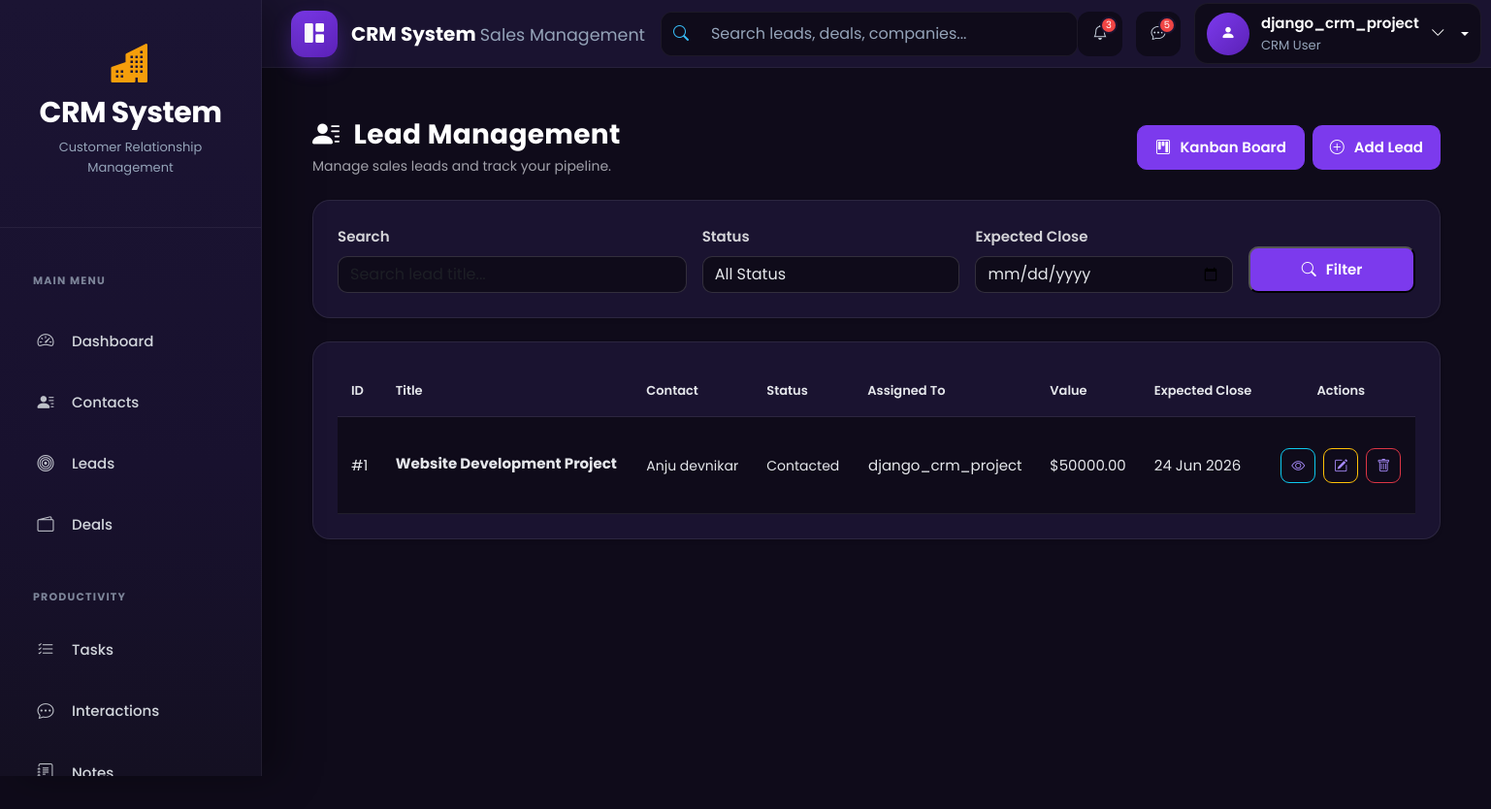
/leads/ (signed in), run on an earlier commit of the app's database.
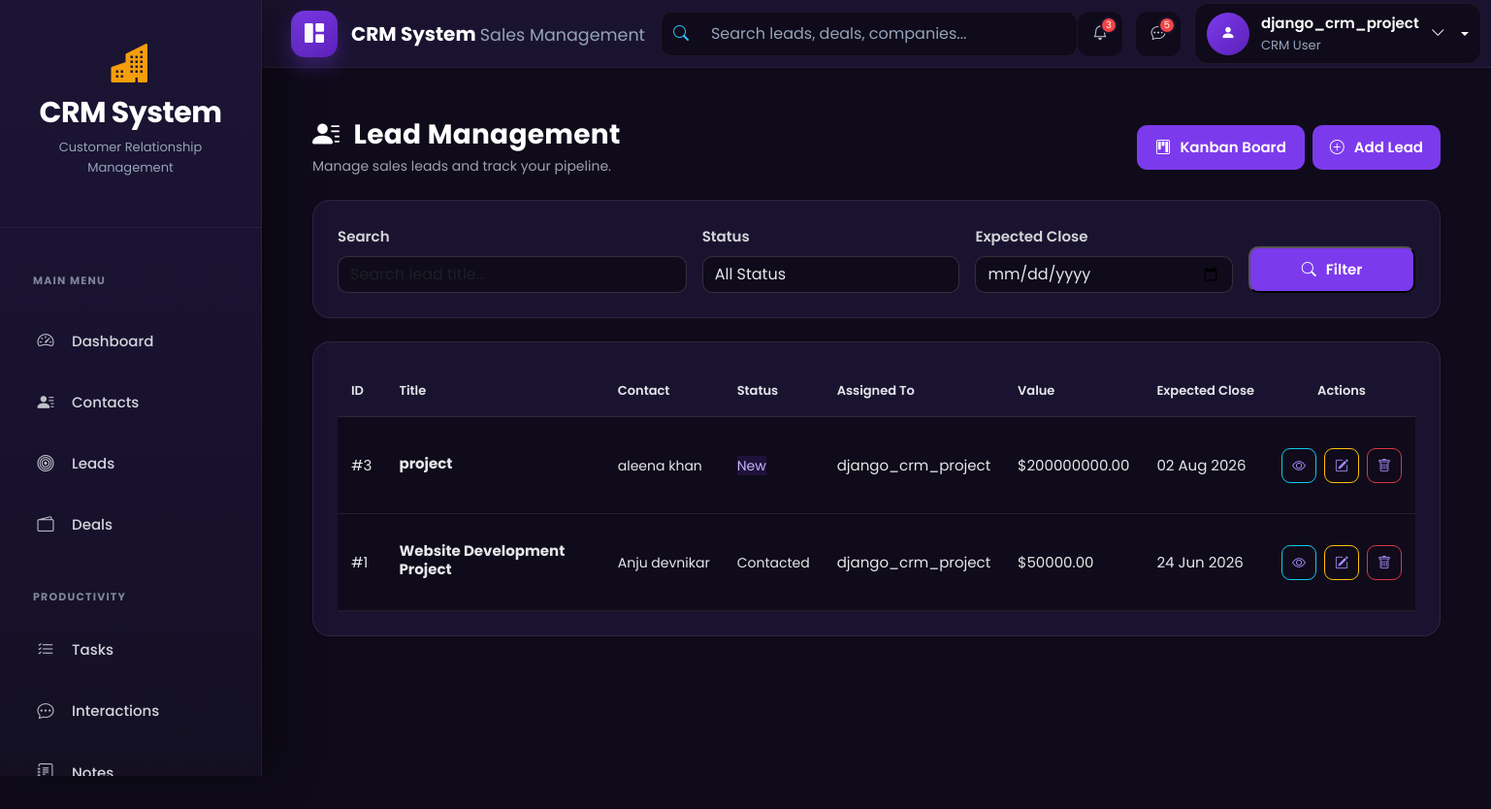
And on a later commit of the database.
### leads/models.py (models this page shows, shortened)
class Lead(models.Model):
    STATUS_CHOICES = [
        ('new','New'),
        ('contacted','Contacted'),
        ('qualified','Qualified'),
        ('proposal','Proposal'),
        ('won','Won'),
        ('lost','Lost'),
    ]
    contact = models.ForeignKey(Contact,on_delete=models.CASCADE)
    title = models.CharField(max_length=200)
    status = models.CharField(max_length=20, choices=STATUS_CHOICES, default='new')
    assigned_to = models.ForeignKey(settings.AUTH_USER_MODEL, on_delete=models.SET_NULL, null=True,blank=True)
    estimated_value = models.DecimalField(max_digits=12, decimal_places=2, default=0)
    expected_close =models.DateField(null=True, blank=True)
    created_at = models.DateTimeField(auto_now_add=True)
    updated_at =models.DateTimeField(auto_now=True)

### contacts/models.py (models this page shows)
class Contact(models.Model):
    SOURCE_CHOICES = (
        ('website','Website'),
        ('referral','Referral'),
        ('social','Social Media'),
        ('cold_call','Cold Call'),
    )
    first_name = models.CharField(max_length=100)
    last_name = models.CharField(max_length=100)
    email = models.EmailField(unique=True)
    phone = models.CharField(max_length=20,blank=True)
    company = models.ForeignKey(Company,on_delete=models.SET_NULL,null=True,blank=True)
    assigned_to = models.ForeignKey(settings.AUTH_USER_MODEL,on_delete=models.SET_NULL,null=True,blank=True)
    source = models.CharField(max_length=20,choices=SOURCE_CHOICES)
    created_at = models.DateTimeField(auto_now_add=True)
    def __str__(self):
       return f"{self.first_name} {self.last_name}"

### accounts/models.py (models this page shows)
class CustomUser(AbstractUser):
    ROLE_CHOICES = (
        ('admin', 'Admin'),
        ('agent', 'Agent'),
    )
    role = models.CharField(max_length=10, choices=ROLE_CHOICES, default='agent')
    phone = models.CharField(max_length=15, blank=True, null=True)
    profile_pic = models.ImageField(upload_to="profiles/", blank=True, null=True)
    email = models.EmailField(unique=True)
    is_approved = models.BooleanField(default=False, help_text="Admin approval required for login")
    def __str__(self):
        return self.username

### leads/views.py (the view)
# urls.py: path("", views.lead_list, name="lead_list"),
@login_required
def lead_list(request):
    leads = (
        get_user_leads(request.user)
        .select_related(
            "contact",
            "assigned_to"
        )
        .order_by("-created_at")
    )
    search = request.GET.get("search")
    if search:
        leads = leads.filter(
            title__icontains=search
        )
    status = request.GET.get("status")
    if status:
        leads = leads.filter(
            status=status
        )
    agent = request.GET.get("agent")
    if agent and request.user.role == "admin":
        leads = leads.filter(
            assigned_to_id=agent
        )
    paginator = Paginator(
        leads,
        10
    )
    page_obj = paginator.get_page(
        request.GET.get("page")
    )
    context = {
        "leads":page_obj,
        "page_obj":page_obj,
        "status_choices":
            Lead.STATUS_CHOICES,
        "agents":
            User.objects.filter(
                role="agent"
            )
    }
    return render(
        request,
        "leads/lead_list.html",
        context
    )

### leads/views.py (called while the page is built)
def get_user_leads(user):
    if user.role == "admin":
        return Lead.objects.all()
    return Lead.objects.filter(
        assigned_to=user
    )

### templates/leads/lead_list.html (shortened to what the changed rows need)
{% extends "base.html" %}
{% block content %}
<div class="container-fluid">
<div class="d-flex justify-content-between align-items-center flex-wrap mb-4">
    <div>
        <h2 class="crm-title mb-1">
            <i class="bi bi-person-lines-fill me-2"></i>
            Lead Management
        </h2>
    </div>
</div>
<div class="crm-card shadow-sm">
    <div class="table-responsive">
        <table class="table crm-table crm-contact-table align-middle mb-0">
            <thead>
                <tr>
                    <th>ID</th>
                    <th>Title</th>
                    <th>Contact</th>
                    <th>Status</th>
                    <th>Assigned To</th>
                    <th>Value</th>
                    <th>Expected Close</th>
                    <th class="text-center">
                        Actions
                    </th>
                </tr>
            </thead>
            <tbody>
            {% for lead in leads %}
                <tr>
                    <td>
                        #{{ lead.id }}
                    </td>
                    <td>
                        <strong>
                            {{ lead.title }}
                        </strong>
                    </td>
                    <td>
                        {% if lead.contact %}
                            {{ lead.contact }}
                        {% else %}
                            <span class="text-secondary">
                                No Contact
                            </span>
                        {% endif %}
                    </td>
                    <td>
                        {% if lead.status == "new" %}
                            <span class="crm-badge-primary">
                                New
                            </span>
                        {% elif lead.status == "contacted" %}
                            <span class="crm-badge-info">
                                Contacted
                            </span>
                        {% elif lead.status == "qualified" %}
                            <span class="crm-badge-warning">
                                Qualified
                            </span>
                        {% elif lead.status == "proposal" %}
                            <span class="crm-badge-secondary">
                                Proposal
                            </span>
                        {% elif lead.status == "won" %}
                            <span class="crm-badge-success">
                                Won
                            </span>
                        {% elif lead.status == "lost" %}
                            <span class="crm-badge-danger">
                                Lost
                            </span>
                        {% endif %}
                    </td>
                    <td>
                        {% if lead.assigned_to %}
                            {{ lead.assigned_to }}
                        {% else %}
                            <span class="text-secondary">
                                Unassigned
                            </span>
                        {% endif %}
                    </td>
                    <td>
                        ${{ lead.estimated_value|default:0|floatformat:2 }}
                    </td>
                    <td>
                        {% if lead.expected_close %}
                            {{ lead.expected_close|date:"d M Y" }}
                        {% else %}
                            <span class="text-secondary">
                                -
                            </span>
                        {% endif %}
                    </td>
                    <td class="text-center">
                        <div class="btn-group">
                            <a
                                href="{% url 'leads:lead_detail' lead.id %}"
                                class="btn btn-sm btn-outline-info"
                                title="View Lead"
                            >
                                <i class="bi bi-eye"></i>
                            </a>
                            <a
                                href="{% url 'leads:lead_edit' lead.id %}"
                                class="btn btn-sm btn-outline-warning"
                                title="Edit Lead"
                            >
                                <i class="bi bi-pencil-square"></i>
                            </a>
                            <a
                                href="{% url 'leads:lead_delete' lead.id %}"
                                class="btn btn-sm btn-outline-danger"
                                title="Delete Lead"
                            >
                                <i class="bi bi-trash"></i>
                            </a>
                        </div>
                    </td>
                </tr>
            {% endfor %}
            </tbody>
        </table>
    </div>
</div>
</div>
{% endblock %}

What changed in the data, as far as the page shows it:
added Lead: id "3", title "project", contact "aleena khan", status "New", assigned_to "django_crm_project", estimated_value "200000000.00", expected_close "02 Aug 2026"
